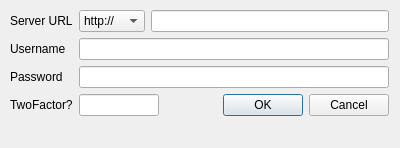
<?xml version="1.0" encoding="UTF-8"?>
<ui version="4.0">
 <class>LoginDialog</class>
 <widget class="QDialog" name="LoginDialog">
  <property name="windowModality">
   <enum>Qt::NonModal</enum>
  </property>
  <property name="geometry">
   <rect>
    <x>0</x>
    <y>0</y>
    <width>400</width>
    <height>148</height>
   </rect>
  </property>
  <property name="sizePolicy">
   <sizepolicy hsizetype="Fixed" vsizetype="Fixed">
    <horstretch>0</horstretch>
    <verstretch>0</verstretch>
   </sizepolicy>
  </property>
  <property name="minimumSize">
   <size>
    <width>400</width>
    <height>148</height>
   </size>
  </property>
  <property name="maximumSize">
   <size>
    <width>400</width>
    <height>148</height>
   </size>
  </property>
  <property name="windowTitle">
   <string>Add Account</string>
  </property>
  <widget class="QWidget" name="formLayoutWidget">
   <property name="geometry">
    <rect>
     <x>10</x>
     <y>10</y>
     <width>379</width>
     <height>131</height>
    </rect>
   </property>
   <layout class="QFormLayout" name="formLayout">
    <item row="0" column="0">
     <widget class="QLabel" name="labelServerUrl">
      <property name="text">
       <string>Server URL</string>
      </property>
     </widget>
    </item>
    <item row="0" column="1">
     <layout class="QHBoxLayout" name="horizontalLayout">
      <item>
       <widget class="QComboBox" name="comboBoxProtocol">
        <item>
         <property name="text">
          <string notr="true">http://</string>
         </property>
        </item>
        <item>
         <property name="text">
          <string notr="true">https://</string>
         </property>
        </item>
       </widget>
      </item>
      <item>
       <widget class="QLineEdit" name="lineEditServerUrl"/>
      </item>
     </layout>
    </item>
    <item row="1" column="0">
     <widget class="QLabel" name="labelUsername">
      <property name="text">
       <string>Username</string>
      </property>
     </widget>
    </item>
    <item row="1" column="1">
     <widget class="QLineEdit" name="lineEditUsername"/>
    </item>
    <item row="2" column="0">
     <widget class="QLabel" name="labelPassword">
      <property name="text">
       <string>Password</string>
      </property>
     </widget>
    </item>
    <item row="2" column="1">
     <widget class="QLineEdit" name="lineEditPassword">
      <property name="echoMode">
       <enum>QLineEdit::Password</enum>
      </property>
     </widget>
    </item>
    <item row="3" column="1">
     <layout class="QHBoxLayout" name="horizontalLayout_2">
      <item>
       <widget class="QLineEdit" name="lineEditTwoFactor">
        <property name="sizePolicy">
         <sizepolicy hsizetype="Fixed" vsizetype="Fixed">
          <horstretch>0</horstretch>
          <verstretch>0</verstretch>
         </sizepolicy>
        </property>
        <property name="maximumSize">
         <size>
          <width>80</width>
          <height>16777215</height>
         </size>
        </property>
        <property name="echoMode">
         <enum>QLineEdit::Normal</enum>
        </property>
        <property name="cursorPosition">
         <number>0</number>
        </property>
       </widget>
      </item>
      <item>
       <widget class="QDialogButtonBox" name="buttonBox">
        <property name="orientation">
         <enum>Qt::Horizontal</enum>
        </property>
        <property name="standardButtons">
         <set>QDialogButtonBox::Cancel|QDialogButtonBox::Ok</set>
        </property>
       </widget>
      </item>
     </layout>
    </item>
    <item row="3" column="0">
     <widget class="QLabel" name="labelTwoFactor">
      <property name="text">
       <string>TwoFactor?</string>
      </property>
     </widget>
    </item>
   </layout>
  </widget>
 </widget>
 <tabstops>
  <tabstop>lineEditServerUrl</tabstop>
  <tabstop>lineEditUsername</tabstop>
  <tabstop>lineEditPassword</tabstop>
  <tabstop>comboBoxProtocol</tabstop>
 </tabstops>
 <resources/>
 <connections>
  <connection>
   <sender>buttonBox</sender>
   <signal>accepted()</signal>
   <receiver>LoginDialog</receiver>
   <slot>accept()</slot>
   <hints>
    <hint type="sourcelabel">
     <x>311</x>
     <y>129</y>
    </hint>
    <hint type="destinationlabel">
     <x>157</x>
     <y>147</y>
    </hint>
   </hints>
  </connection>
  <connection>
   <sender>buttonBox</sender>
   <signal>rejected()</signal>
   <receiver>LoginDialog</receiver>
   <slot>reject()</slot>
   <hints>
    <hint type="sourcelabel">
     <x>379</x>
     <y>129</y>
    </hint>
    <hint type="destinationlabel">
     <x>286</x>
     <y>147</y>
    </hint>
   </hints>
  </connection>
 </connections>
</ui>
